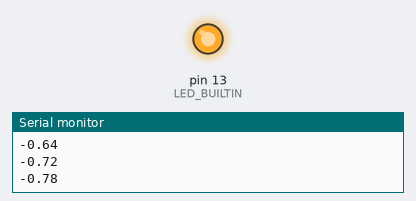
The sketch below on a simulated Arduino Uno, built with avr-gcc and run on an emulated ATmega328P. On the bench: output pins drawn as LEDs (lit = HIGH), the last lines printed to the serial monitor.

Above: at 15.1 s.
At 32.5 s:
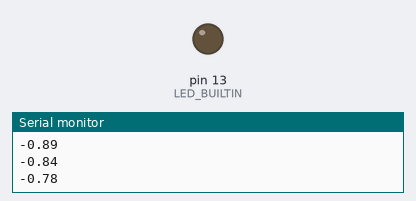
Timing chart, 0 to 47.2 s (numbered marks = the images above):
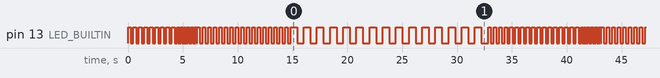

Measured:
- by itself, pin 13 (LED_BUILTIN): moves between LOW and HIGH, repeating every 36.3 s
- by itself, everything shown: repeats every 36.3 s, in 126 steps

The sketch:

BLINK_LED.ino
```cpp
// En milisegundos
const float threshold = 0.75;
const int freqMax = 60;
const int freqMin = 600;
const int freqNormal = 250;

float jump = 0.1;
float value = 0;
float senFreq = 0;

void setup() {
  Serial.begin(9600);
  pinMode(LED_BUILTIN, OUTPUT);
}

void loop() {
  senFreq = sin(value);
  value += jump;

  if (value >= PI/2 || value <= -PI/2) jump = -jump;

  Serial.println(senFreq);

  if (senFreq > threshold) {
    blinkLed(freqMax);
  } else if (senFreq < -threshold) {
    blinkLed(freqMin);
  } else {
    blinkLed(freqNormal);
  }
}

void blinkLed (int freq) {
  digitalWrite(LED_BUILTIN, HIGH);
  delay(freq);
  digitalWrite(LED_BUILTIN, LOW);
  delay(freq);
}
```
